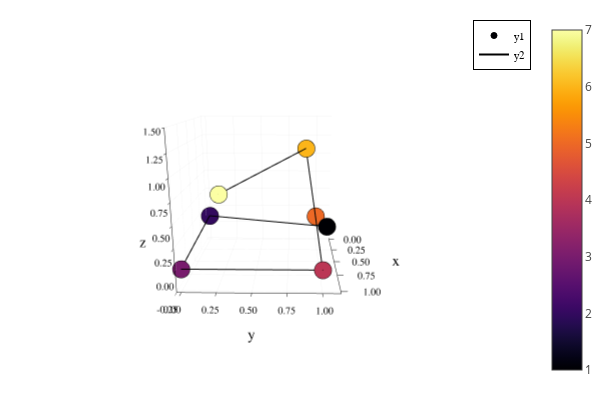

Notebook code for this chart:
### Code cell
newQ = dihedralRotate(newQ,4,-pi/4)
fig = Plots.plot(zlim=(-0.25,1.5))
plotChain!(newQ)
display(fig)

### Figure 1 — Plotly figure (JSON) as saved in the notebook; plotly's stock layout.template omitted (floating-point values rounded to 4 significant figures; data arrays with more than 128 entries replaced by an {"elided": "..."} marker saying what was removed)
{"data": [{"colorbar": {"title": {"text": ""}}, "legendgroup": "y1", "marker": {"color": "rgba(0, 0, 4, 1.000)", "line": {"color": "rgba(0, 0, 0, 1)", "width": 1}, "size": 6, "symbol": "circle"}, "mode": "markers", "name": "y1", "scene": "scene", "showlegend": true, "type": "scatter3d", "x": [0.1], "xaxis": "x", "y": [1.1], "yaxis": "y", "z": [2.443e-09], "zaxis": "z", "zmax": 7, "zmin": 1}, {"colorbar": {"title": {"text": ""}}, "legendgroup": "y1", "marker": {"color": "rgba(51, 10, 94, 1.000)", "line": {"color": "rgba(0, 0, 0, 1)", "width": 1}, "size": 6, "symbol": "circle"}, "mode": "markers", "name": "y1", "scene": "scene", "showlegend": false, "type": "scatter3d", "x": [6.295e-09], "xaxis": "x", "y": [6.959e-09], "yaxis": "y", "z": [0.1], "zaxis": "z", "zmax": 7, "zmin": 1}, {"colorbar": {"title": {"text": ""}}, "legendgroup": "y1", "marker": {"color": "rgba(120, 28, 109, 1.000)", "line": {"color": "rgba(0, 0, 0, 1)", "width": 1}, "size": 6, "symbol": "circle"}, "mode": "markers", "name": "y1", "scene": "scene", "showlegend": false, "type": "scatter3d", "x": [1.0], "xaxis": "x", "y": [2.154e-09], "yaxis": "y", "z": [6.04e-09], "zaxis": "z", "zmax": 7, "zmin": 1}, {"colorbar": {"title": {"text": ""}}, "legendgroup": "y1", "marker": {"color": "rgba(187, 55, 85, 1.000)", "line": {"color": "rgba(0, 0, 0, 1)", "width": 1}, "size": 6, "symbol": "circle"}, "mode": "markers", "name": "y1", "scene": "scene", "showlegend": false, "type": "scatter3d", "x": [1.0], "xaxis": "x", "y": [1.0], "yaxis": "y", "z": [4.018e-09], "zaxis": "z", "zmax": 7, "zmin": 1}, {"colorbar": {"title": {"text": ""}}, "legendgroup": "y1", "marker": {"color": "rgba(237, 105, 37, 1.000)", "line": {"color": "rgba(0, 0, 0, 1)", "width": 1}, "size": 6, "symbol": "circle"}, "mode": "markers", "name": "y1", "scene": "scene", "showlegend": false, "type": "scatter3d", "x": [9.311e-09], "xaxis": "x", "y": [1.0], "yaxis": "y", "z": [0.1], "zaxis": "z", "zmax": 7, "zmin": 1}, {"colorbar": {"title": {"text": ""}}, "legendgroup": "y1", "marker": {"color": "rgba(252, 181, 25, 1.000)", "line": {"color": "rgba(0, 0, 0, 1)", "width": 1}, "size": 6, "symbol": "circle"}, "mode": "markers", "name": "y1", "scene": "scene", "showlegend": false, "type": "scatter3d", "x": [0.1094], "xaxis": "x", "y": [0.9005], "yaxis": "y", "z": [1.094], "zaxis": "z", "zmax": 7, "zmin": 1}, {"colorbar": {"title": {"text": ""}}, "legendgroup": "y1", "marker": {"color": "rgba(252, 255, 164, 1.000)", "line": {"color": "rgba(0, 0, 0, 1)", "width": 1}, "size": 6, "symbol": "circle"}, "mode": "markers", "name": "y1", "scene": "scene", "showlegend": false, "type": "scatter3d", "x": [0.9936], "xaxis": "x", "y": [0.2876], "yaxis": "y", "z": [0.8247], "zaxis": "z", "zmax": 7, "zmin": 1}, {"colorbar": {"title": {"text": ""}}, "hoverinfo": "none", "marker": {"cmax": 7, "cmin": 1, "color": [0.5], "colorscale": {"elided": "256x2 mixed values"}, "opacity": 1e-10, "showscale": true, "size": 1e-10}, "mode": "markers", "name": "y1", "scene": "scene", "showlegend": false, "type": "scatter3d", "x": [0.1], "xaxis": "x", "y": [1.1], "yaxis": "y", "z": [2.443e-09], "zaxis": "z", "zmax": 7, "zmin": 1}, {"colorbar": {"title": {"text": ""}}, "legendgroup": "y2", "line": {"color": "rgba(0, 0, 0, 1)", "dash": "solid", "shape": "linear", "width": 2}, "mode": "lines", "name": "y2", "scene": "scene", "showlegend": true, "type": "scatter3d", "x": [0.1, 6.295e-09, 1.0, 1.0, 9.311e-09, 0.1094, 0.9936], "xaxis": "x", "y": [1.1, 6.959e-09, 2.154e-09, 1.0, 1.0, 0.9005, 0.2876], "yaxis": "y", "z": [2.443e-09, 0.1, 6.04e-09, 4.018e-09, 0.1, 1.094, 0.8247], "zaxis": "z", "zmax": 7, "zmin": 1}], "layout": {"annotations": [], "height": 400, "legend": {"bgcolor": "rgba(255, 255, 255, 1.000)", "bordercolor": "rgba(0, 0, 0, 1)", "borderwidth": 1, "font": {"color": "rgba(0, 0, 0, 1)", "family": "sans-serif", "size": 11}, "title": {"font": {"color": "rgba(0, 0, 0, 1)", "family": "sans-serif", "size": 15}, "text": ""}, "tracegroupgap": 0, "traceorder": "normal", "x": 1, "xanchor": "auto", "y": 1, "yanchor": "auto"}, "margin": {"b": 20, "l": 0, "r": 0, "t": 20}, "paper_bgcolor": "rgba(255, 255, 255, 1.000)", "plot_bgcolor": "rgba(255, 255, 255, 1.000)", "scene": {"aspectmode": "auto", "aspectratio": {"x": 0.9401, "y": 1.034, "z": 1.029}, "camera": {"center": {"x": 0.1992, "y": 0.1792, "z": 0.0962}, "eye": {"x": 2.719, "y": 0.2166, "z": 0.738}, "projection": {"type": "perspective"}, "up": {"x": 0, "y": 0, "z": 1}}, "domain": {"x": [0.09128, 0.9934], "y": [0.07581, 0.9902]}, "xaxis": {"gridcolor": "rgba(0, 0, 0, 0.1)", "gridwidth": 0.5, "linecolor": "rgba(0, 0, 0, 1)", "mirror": false, "range": [-0.03, 1.03], "showgrid": true, "showline": true, "showticklabels": true, "tickangle": 0, "tickcolor": "rgb(0, 0, 0)", "tickfont": {"color": "rgba(0, 0, 0, 1)", "family": "sans-serif", "size": 11}, "tickmode": "array", "ticks": "inside", "ticktext": ["0.00", "0.25", "0.50", "0.75", "1.00"], "tickvals": [0, 0.25, 0.5, 0.75, 1], "title": {"font": {"color": "rgba(0, 0, 0, 1)", "family": "sans-serif", "size": 15}, "text": "x"}, "type": "linear", "visible": true, "zeroline": false, "zerolinecolor": "rgba(0, 0, 0, 1)"}, "yaxis": {"gridcolor": "rgba(0, 0, 0, 0.1)", "gridwidth": 0.5, "linecolor": "rgba(0, 0, 0, 1)", "mirror": false, "range": [-0.033, 1.133], "showgrid": true, "showline": true, "showticklabels": true, "tickangle": 0, "tickcolor": "rgb(0, 0, 0)", "tickfont": {"color": "rgba(0, 0, 0, 1)", "family": "sans-serif", "size": 11}, "tickmode": "array", "ticks": "inside", "ticktext": ["0.00", "0.25", "0.50", "0.75", "1.00"], "tickvals": [0, 0.25, 0.5, 0.75, 1], "title": {"font": {"color": "rgba(0, 0, 0, 1)", "family": "sans-serif", "size": 15}, "text": "y"}, "type": "linear", "visible": true, "zeroline": false, "zerolinecolor": "rgba(0, 0, 0, 1)"}, "zaxis": {"gridcolor": "rgba(0, 0, 0, 0.1)", "gridwidth": 0.5, "linecolor": "rgba(0, 0, 0, 1)", "mirror": false, "range": [-0.25, 1.5], "showgrid": true, "showline": true, "showticklabels": true, "tickangle": 0, "tickcolor": "rgb(0, 0, 0)", "tickfont": {"color": "rgba(0, 0, 0, 1)", "family": "sans-serif", "size": 11}, "tickmode": "array", "ticks": "inside", "ticktext": ["-0.25", "0.00", "0.25", "0.50", "0.75", "1.00", "1.25", "1.50"], "tickvals": [-0.25, 0, 0.25, 0.5, 0.75, 1, 1.25, 1.5], "title": {"font": {"color": "rgba(0, 0, 0, 1)", "family": "sans-serif", "size": 15}, "text": "z"}, "type": "linear", "visible": true, "zeroline": false, "zerolinecolor": "rgba(0, 0, 0, 1)"}}, "showlegend": true, "width": 600}}
